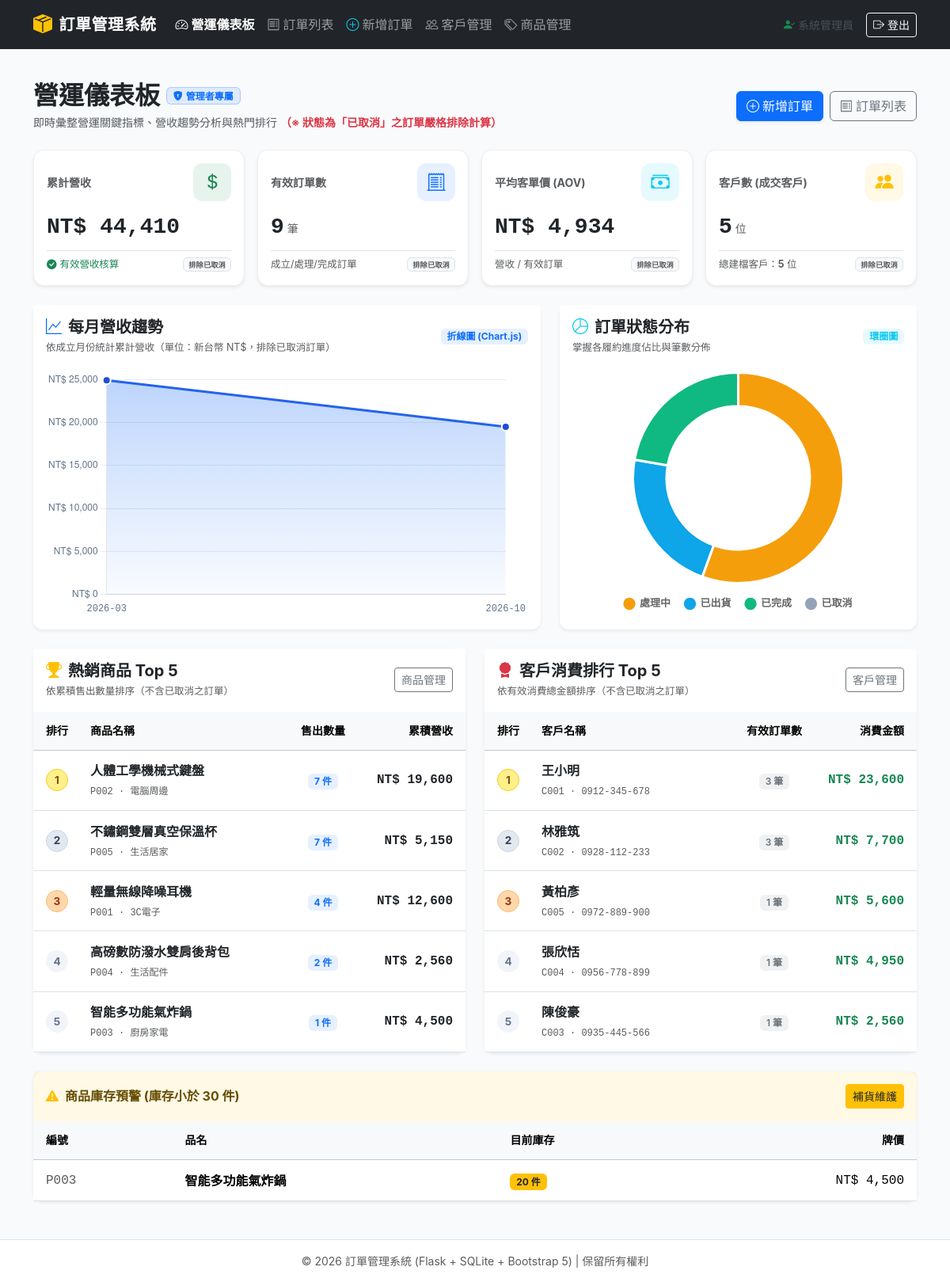
Before: /dashboard (signed in) with the older database file.
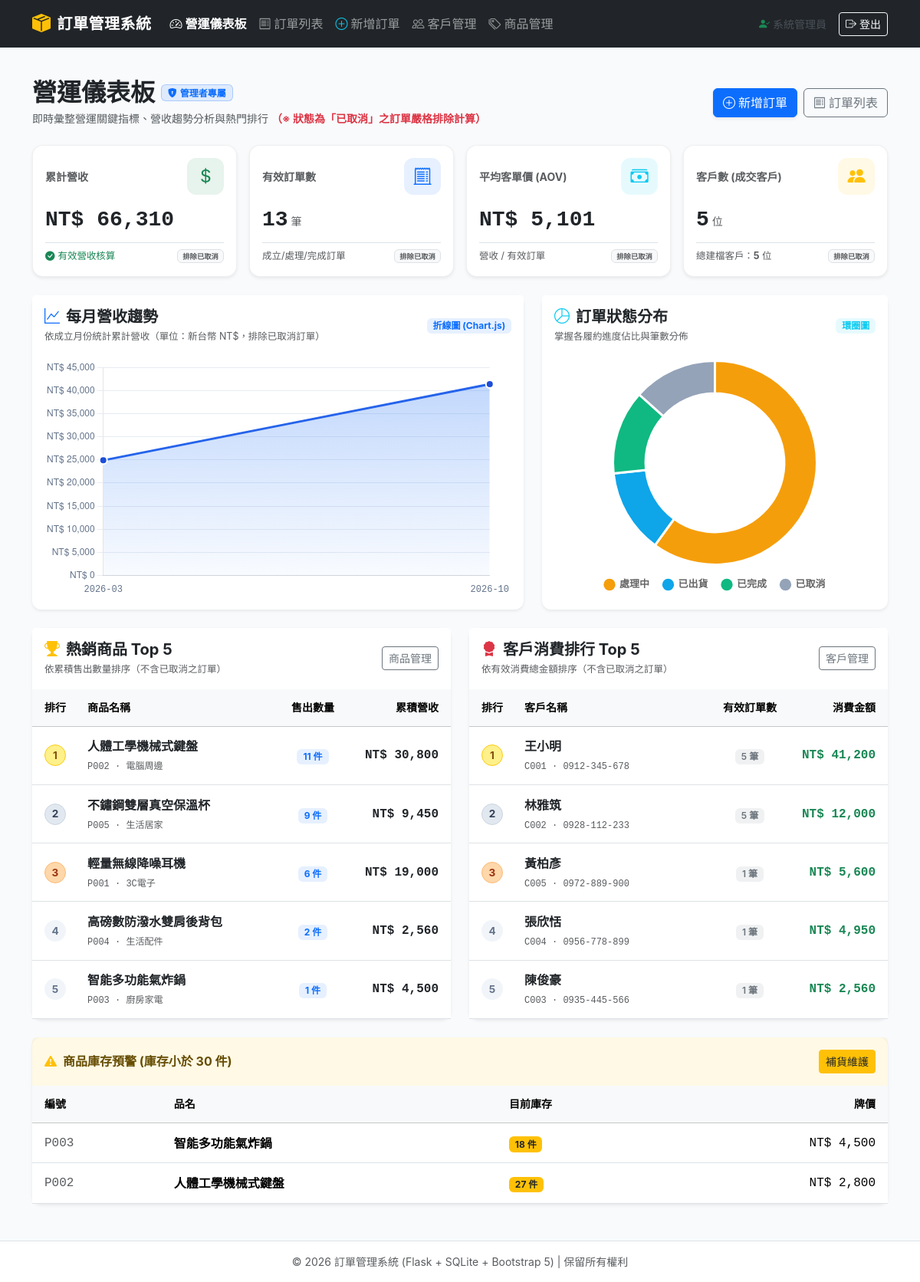
After: the same page with the newer database file.
### tables this page shows
CREATE TABLE product (
        product_id  TEXT PRIMARY KEY,
        name        TEXT NOT NULL,
        unit_price  REAL NOT NULL CHECK (unit_price >= 0),
        stock       INTEGER NOT NULL CHECK (typeof(stock) = 'integer' AND stock >= 0),
        category    TEXT
    );

CREATE TABLE customer (
        customer_id  TEXT PRIMARY KEY,
        name         TEXT NOT NULL,
        phone        TEXT,
        address      TEXT,
        created_date TEXT NOT NULL
    );

### app.py (the view)
@app.route("/admin", endpoint="admin")
@app.route("/admin/dashboard", endpoint="admin_dashboard")
@app.route("/dashboard", endpoint="dashboard")
@admin_required
def admin_dashboard():
    conn = get_db()
    cursor = conn.cursor()
    cursor.execute("""
    SELECT COALESCE(SUM(oi.quantity * oi.unit_price), 0)
    FROM order_item oi
    JOIN orders o ON oi.order_id = o.order_id
    WHERE o.status != ?;
    """, (STATUS_CANCELLED,))
    total_revenue = float(cursor.fetchone()[0])
    cursor.execute("SELECT COUNT(*) FROM orders WHERE status != ?;", (STATUS_CANCELLED,))
    valid_order_count = int(cursor.fetchone()[0])
    avg_order_value = (total_revenue / valid_order_count) if valid_order_count > 0 else 0.0
    cursor.execute("SELECT COUNT(DISTINCT customer_id) FROM orders WHERE status != ?;", (STATUS_CANCELLED,))
    active_customer_count = int(cursor.fetchone()[0])
    cursor.execute("SELECT COUNT(*) FROM customer;")
    total_customer_count = int(cursor.fetchone()[0])
    cursor.execute("""
    SELECT strftime('%Y-%m', o.order_date) AS month,
           COALESCE(SUM(oi.quantity * oi.unit_price), 0) AS revenue
    FROM orders o
    JOIN order_item oi ON o.order_id = oi.order_id
    WHERE o.status != ?
    GROUP BY strftime('%Y-%m', o.order_date)
    ORDER BY month ASC;
    """, (STATUS_CANCELLED,))
    monthly_rows = cursor.fetchall()
    monthly_labels = [row["month"] for row in monthly_rows]
    monthly_data = [float(row["revenue"]) for row in monthly_rows]
    if not monthly_labels:
        monthly_labels = [datetime.now().strftime("%Y-%m")]
        monthly_data = [0.0]
    cursor.execute("""
    SELECT status, COUNT(*) AS count
    FROM orders
    GROUP BY status;
    """)
    status_rows = cursor.fetchall()
    status_dict = {row["status"]: int(row["count"]) for row in status_rows}
    status_order = [STATUS_PENDING, STATUS_SHIPPED, STATUS_COMPLETED, STATUS_CANCELLED]
    status_labels = status_order
    status_data = [status_dict.get(s, 0) for s in status_order]
    cursor.execute("""
    SELECT p.product_id,
           p.name AS product_name,
           p.category,
           p.unit_price,
           COALESCE(SUM(oi.quantity), 0) AS total_quantity,
           COALESCE(SUM(oi.quantity * oi.unit_price), 0) AS total_revenue
    FROM product p
    JOIN order_item oi ON p.product_id = oi.product_id
    JOIN orders o ON oi.order_id = o.order_id
    WHERE o.status != ?
    GROUP BY p.product_id, p.name, p.category, p.unit_price
    ORDER BY total_quantity DESC, total_revenue DESC
    LIMIT ?;
    """, (STATUS_CANCELLED, 5))
    top_products = cursor.fetchall()
    cursor.execute("""
    SELECT c.customer_id,
           c.name AS customer_name,
           c.phone,
           COUNT(DISTINCT o.order_id) AS order_count,
           COALESCE(SUM(oi.quantity * oi.unit_price), 0) AS total_spent
    FROM customer c
    JOIN orders o ON c.customer_id = o.customer_id
    JOIN order_item oi ON o.order_id = oi.order_id
    WHERE o.status != ?
    GROUP BY c.customer_id, c.name, c.phone
    ORDER BY total_spent DESC, order_count DESC
    LIMIT ?;
    """, (STATUS_CANCELLED, 5))
    top_customers = cursor.fetchall()
    cursor.execute("""
    SELECT product_id, name, unit_price, stock, category
    FROM product
    WHERE stock < ?
    ORDER BY stock ASC
    LIMIT 5;
    """, (30,))
    low_stock_products = cursor.fetchall()
    conn.close()
    return render_template(
        "admin.html",
        total_revenue=total_revenue,
        valid_order_count=valid_order_count,
        avg_order_value=avg_order_value,
        active_customer_count=active_customer_count,
        total_customer_count=total_customer_count,
        monthly_labels_json=json.dumps(monthly_labels),
        monthly_data_json=json.dumps(monthly_data),
        status_labels_json=json.dumps(status_labels),
        status_data_json=json.dumps(status_data),
        top_products=top_products,
        top_customers=top_customers,
        low_stock_products=low_stock_products,
    )

### app.py (called while the page is built)
def get_db():
    conn = sqlite3.connect(DB_PATH)
    conn.row_factory = sqlite3.Row
    conn.execute("PRAGMA foreign_keys = ON;")
    return conn

def admin_required(view):
    @functools.wraps(view)
    def wrapped_view(**kwargs):
        if not session.get("logged_in"):
            flash("請先登入管理員帳號以存取後台管理功能。", "warning")
            return redirect(url_for("login", next=request.path))
        if session.get("role") != "admin":
            flash("權限不足：您目前的身份非系統管理員，無法進入後台！", "danger")
            return redirect(url_for("login"))
        return view(**kwargs)
    return wrapped_view

### templates/admin.html (shortened to what the changed rows need)
{% extends "base.html" %}
{% block content %}
<div class="d-flex flex-column flex-md-row justify-content-between align-items-start align-items-md-center gap-3 mb-4">
    <div>
        <div class="d-flex align-items-center gap-2">
            <h2 class="fw-bold text-dark mb-0">營運儀表板</h2>
        </div>
    </div>
</div>
<div class="row g-3 mb-4">
    <div class="col-12 col-sm-6 col-xl-3">
        <div class="card dashboard-kpi-card shadow-sm h-100 p-3 bg-white">
            <div class="d-flex align-items-baseline gap-1 mb-1">
                <h3 class="fw-bold text-dark mb-0 font-monospace">NT$ {{ "{:,.0f}".format(total_revenue) }}</h3>
            </div>
        </div>
    </div>
    <div class="col-12 col-sm-6 col-xl-3">
        <div class="card dashboard-kpi-card shadow-sm h-100 p-3 bg-white">
            <div class="d-flex align-items-baseline gap-1 mb-1">
                <h3 class="fw-bold text-dark mb-0 font-monospace">{{ "{:,}".format(valid_order_count) }}</h3>
                <span class="text-muted small">筆</span>
            </div>
        </div>
    </div>
    <div class="col-12 col-sm-6 col-xl-3">
        <div class="card dashboard-kpi-card shadow-sm h-100 p-3 bg-white">
            <div class="d-flex align-items-baseline gap-1 mb-1">
                <h3 class="fw-bold text-dark mb-0 font-monospace">NT$ {{ "{:,.0f}".format(avg_order_value) }}</h3>
            </div>
        </div>
    </div>
</div>
<div class="row g-4 mb-4">
    <div class="col-12 col-xl-7">
        <div class="card shadow-sm h-100">
            <div class="card-body pt-1 pb-3">
                <div class="chart-container">
                    <canvas id="monthlyRevenueChart"></canvas>
                </div>
            </div>
        </div>
    </div>
    <div class="col-12 col-xl-5">
        <div class="card shadow-sm h-100">
            <div class="card-body pt-1 pb-3">
                <div class="chart-container d-flex align-items-center justify-content-center">
                    <canvas id="orderStatusChart"></canvas>
                </div>
            </div>
        </div>
    </div>
</div>
<div class="row g-4 mb-4">
    <div class="col-12 col-lg-6">
        <div class="card shadow-sm h-100">
            <div class="table-responsive">
                <table class="table table-hover align-middle mb-0">
                    <thead class="table-light small text-muted">
                        <tr>
                            <th class="ps-3" style="width: 60px;">排行</th>
                            <th>商品名稱</th>
                            <th class="text-center" style="width: 100px;">售出數量</th>
                            <th class="text-end pe-3" style="width: 130px;">累積營收</th>
                        </tr>
                    </thead>
                    <tbody>
                        {% for p in top_products %}
                        <tr>
                            <td class="ps-3">
                                <span class="rank-badge {% if loop.index == 1 %}rank-1{% elif loop.index == 2 %}rank-2{% elif loop.index == 3 %}rank-3{% else %}rank-other{% endif %}">
                                    {{ loop.index }}
                                </span>
                            </td>
                            <td>
                                <div class="fw-semibold text-dark">{{ p.product_name }}</div>
                                <span class="text-muted extra-small font-monospace" style="font-size: 0.75rem;">
                                    {{ p.product_id }} · {{ p.category or '標準分類' }}
                                </span>
                            </td>
                            <td class="text-center">
                                <span class="badge bg-primary bg-opacity-10 text-primary fw-bold px-2 py-1">
                                    {{ "{:,}".format(p.total_quantity) }} 件
                                </span>
                            </td>
                            <td class="text-end pe-3 fw-bold text-dark font-monospace">
                                NT$ {{ "{:,.0f}".format(p.total_revenue) }}
                            </td>
                        </tr>
                        {% else %}
                        <tr>
                            <td colspan="4" class="text-center text-muted py-4">目前尚無有效銷售數據</td>
                        </tr>
                        {% endfor %}
                    </tbody>
                </table>
            </div>
        </div>
    </div>
    <div class="col-12 col-lg-6">
        <div class="card shadow-sm h-100">
            <div class="table-responsive">
                <table class="table table-hover align-middle mb-0">
                    <thead class="table-light small text-muted">
                        <tr>
                            <th class="ps-3" style="width: 60px;">排行</th>
                            <th>客戶名稱</th>
                            <th class="text-center" style="width: 100px;">有效訂單數</th>
                            <th class="text-end pe-3" style="width: 130px;">消費金額</th>
                        </tr>
                    </thead>
                    <tbody>
                        {% for c in top_customers %}
                        <tr>
                            <td class="ps-3">
                                <span class="rank-badge {% if loop.index == 1 %}rank-1{% elif loop.index == 2 %}rank-2{% elif loop.index == 3 %}rank-3{% else %}rank-other{% endif %}">
                                    {{ loop.index }}
                                </span>
                            </td>
                            <td>
                                <div class="fw-semibold text-dark">{{ c.customer_name }}</div>
                                <span class="text-muted extra-small font-monospace" style="font-size: 0.75rem;">
                                    {{ c.customer_id }} · {{ c.phone or '無電話紀錄' }}
                                </span>
                            </td>
                            <td class="text-center">
                                <span class="badge bg-secondary bg-opacity-10 text-secondary fw-semibold px-2 py-1">
                                    {{ "{:,}".format(c.order_count) }} 筆
                                </span>
                            </td>
                            <td class="text-end pe-3 fw-bold text-success font-monospace">
                                NT$ {{ "{:,.0f}".format(c.total_spent) }}
                            </td>
                        </tr>
                        {% else %}
                        <tr>
                            <td colspan="4" class="text-center text-muted py-4">目前尚無有效消費紀錄</td>
                        </tr>
                        {% endfor %}
                    </tbody>
                </table>
            </div>
        </div>
    </div>
</div>
{% if low_stock_products %}
<div class="card border-warning border-opacity-50 shadow-sm mb-4">
    <div class="card-body p-0">
        <div class="table-responsive">
            <table class="table table-sm align-middle mb-0">
                <thead class="table-light small">
                    <tr>
                        <th class="ps-3">編號</th>
                        <th>品名</th>
                        <th>目前庫存</th>
                        <th class="text-end pe-3">牌價</th>
                    </tr>
                </thead>
                <tbody>
                    {% for lp in low_stock_products %}
                    <tr>
                        <td class="ps-3 font-monospace text-muted">{{ lp.product_id }}</td>
                        <td class="fw-semibold">{{ lp.name }}</td>
                        <td>
                            <span class="badge {% if lp.stock <= 10 %}bg-danger{% else %}bg-warning text-dark{% endif %}">
                                {{ lp.stock }} 件
                            </span>
                        </td>
                        <td class="text-end pe-3 font-monospace">NT$ {{ "{:,.0f}".format(lp.unit_price) }}</td>
                    </tr>
                    {% endfor %}
                </tbody>
            </table>
        </div>
    </div>
</div>
{% endif %}
{% endblock %}

Changed rows visible on the page:
now on one of the page's lists (row edited): product: product_id "P002", name "人體工學機械式鍵盤", stock "27", unit_price "2,800"
changed product "人體工學機械式鍵盤": total_quantity "7" → "11"; total_revenue "19,600" → "30,800"
changed product "不鏽鋼雙層真空保溫杯": total_quantity "7" → "9"; total_revenue "5,150" → "9,450"
changed product "輕量無線降噪耳機": total_quantity "4" → "6"; total_revenue "12,600" → "19,000"
changed product "智能多功能氣炸鍋": stock "20" → "18"
computed for customer "王小明": order_count "3" → "5"; total_spent "23,600" → "41,200"
computed for customer "林雅筑": order_count "3" → "5"; total_spent "7,700" → "12,000"
Other visible differences:
{{ "{:,.0f}".format(total_revenue) }}: "44,410" → "66,310"
{{ "{:,}".format(valid_order_count) }}: "9" → "13"
{{ "{:,.0f}".format(avg_order_value) }}: "4,934" → "5,101"
chart data {{ monthly_data_json | safe }}: [24910.0, 19500.0] → [24910.0, 41400.0]
chart data {{ status_data_json | safe }}: [5, 2, 2, 0] → [9, 2, 2, 2]
